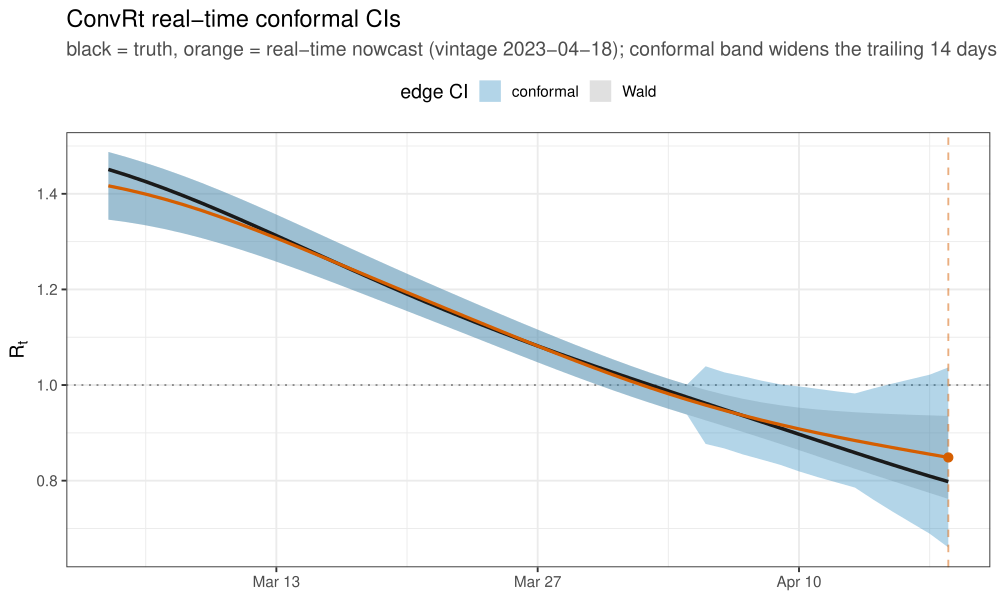

Reproduce this figure in R.
# examples/demo_realtime_ci.R
#
# Real-time *conformal* confidence intervals for ConvRt.
#
# The pointwise (Wald) CI from a single real-time fit understates the true
# uncertainty at the right edge: the last few days are still being revised as
# data arrives.  Split-conformal calibration fixes this by measuring, on past
# vintages, how far the real-time edge estimate landed from the (later, stable)
# retrospective value -- and inflating the edge band to match.
#
# This requires REFITTING the model at many past vintages, so it is much slower
# than examples/demo.R (here: ~50 real-time fits, a handful of seconds each).
#
# Self-contained: same simulated two-wave outbreak as demo.R, no external data.
# Depends only on the installed ConvRt package.

suppressPackageStartupMessages({
  library(ConvRt); library(ggplot2); library(dplyr); library(tibble)
})

.this <- (function() {
  a <- commandArgs(FALSE); f <- sub("^--file=", "", a[grep("^--file=", a)])
  if (length(f)) normalizePath(f) else NULL
})()
convrt_root <- if (!is.null(.this)) dirname(dirname(.this)) else getwd()

set.seed(2)

# ---- Truth + simulation (identical DGP to demo.R) ---------------------------
n_show   <- 170L
burn_in  <- 120L
n_total  <- n_show + burn_in
tt_all   <- seq.int(-burn_in + 1L, n_show)
rt_fn <- function(t) {
  1.0 +
  0.50 * exp(-((t -  55) / 25)^2) -
  0.28 * exp(-((t - 120) / 22)^2) +
  0.30 * exp(-((t - 155) / 18)^2)
}
Rt_true <- rt_fn(tt_all)

g       <- gi_discrete_gamma_delay(mean = 3.5, sd = 1.8)$pmf
mean_EY <- 5.7; sd_EY <- 2.3; pi_EY <- gi_discrete_gamma_delay(mean_EY, sd_EY)$pmf
rho     <- 0.035

X <- numeric(n_total); X[seq_len(min(5L, length(g)))] <- 30
for (t in (min(5L, length(g)) + 1L):n_total) {
  k   <- 1:min(length(g), t - 1L)
  X[t] <- rpois(1L, Rt_true[t] * sum(g[k] * X[t - k]))
}
muY <- vapply(seq_len(n_total), function(t) {
  k <- 1:min(length(pi_EY), t - 1L); if (t == 1L) 0 else rho * sum(pi_EY[k] * X[t - k])
}, numeric(1))
Y <- rpois(n_total, pmax(muY, 0))

keep    <- (burn_in + 1L):n_total
dates   <- as.Date("2023-01-01") + 0:(n_show - 1L)
Y_obs   <- Y[keep]
Rt_show <- Rt_true[keep]
truth   <- tibble(date = dates, Rt_true = Rt_show)

# ---- Vintage schedule -------------------------------------------------------
# Target vintage (the "now" we report) is placed at day 108 -- past the first
# peak but where counts are still healthy (~180/day).  We deliberately do NOT
# push the edge into the post-peak trough (days >120, counts < 100): there the
# real-time signal is too thin and every method's edge estimate degrades, which
# would conflate conformal calibration with genuine non-identifiability.
W_target  <- 108L                  # target vintage = "today"
W_start   <- 60L                   # earliest calibration vintage (counts already healthy)
fit_days  <- 21L                   # first_rt_date offset (3 weeks of burn-in)
lik_days  <- 35L                   # likelihood_start offset (let reporting delay fill)
ci_level    <- 0.90                # nominal coverage of the produced interval
buffer_days <- 14L                 # a date is "settled" once it is this far behind a vintage edge
max_lag     <- 13L                 # conformal corrects the trailing 14 days (d_to_edge 0..13)

vintages <- W_start:W_target
cat(sprintf("Refitting ConvRt at %d daily vintages (day %d .. %d). This is the slow part...\n",
            length(vintages), W_start, W_target))

# One real-time fit at vintage W -> its rt_df, tagged with the vintage date.
# (fit_convrt_realtime is silent unless verbose = TRUE.)
fit_vintage <- function(W) {
  rt <- tryCatch(
    fit_convrt_realtime(
      obs_inc = Y_obs[1:W], dates = dates[1:W], g = g,
      mean_EY = mean_EY, sd_EY = sd_EY, severity = rho,
      first_rt_date         = dates[fit_days],
      likelihood_start_date = dates[lik_days],
      knot_step             = 5L),
    error = function(e) { message(sprintf("  vintage %d failed: %s", W, conditionMessage(e))); NULL })
  if (is.null(rt)) return(NULL)
  rt$rt_df$vintage <- dates[W]
  rt$rt_df
}

t0 <- Sys.time()
vintage_dfs <- lapply(vintages, function(W) {
  df <- fit_vintage(W)
  if (W %% 10L == 0L) cat(sprintf("  ...vintage %d/%d\n", W, W_target))
  df
})
daily_vintages <- bind_rows(Filter(Negate(is.null), vintage_dfs))
cat(sprintf("done: %d vintage fits in %.0fs\n",
            length(unique(daily_vintages$vintage)), as.numeric(Sys.time() - t0, units = "secs")))

# ---- Target fit + conformal calibration -------------------------------------
target_W   <- dates[W_target]
target_rt  <- daily_vintages |> filter(vintage == target_W)

conf <- gi_apply_conformal_to_rt_df(
  rt_df          = target_rt,
  daily_vintages = daily_vintages,
  target_W       = target_W,
  ci_level       = ci_level,
  buffer_days    = buffer_days,
  max_lag        = max_lag)

# ---- Metrics: coverage of the trailing edge, conformal vs Wald --------------
edge <- conf |>
  inner_join(truth, by = "date") |>
  filter(date >= target_W - max_lag, date <= target_W)
cov_conf <- mean(edge$Rt_true >= edge$Rt_lo      & edge$Rt_true <= edge$Rt_hi)
cov_wald <- mean(edge$Rt_true >= edge$Rt_lo_wald & edge$Rt_true <= edge$Rt_hi_wald)
w_conf   <- mean(edge$Rt_hi - edge$Rt_lo)
w_wald   <- mean(edge$Rt_hi_wald - edge$Rt_lo_wald)
n_cal    <- max(edge$conformal_n_cal, na.rm = TRUE)
cat(sprintf("\nTrailing %d days @ %d%% nominal:\n", max_lag + 1L, round(100 * ci_level)))
cat(sprintf("  Wald      : coverage %.2f  mean width %.3f\n", cov_wald, w_wald))
cat(sprintf("  conformal : coverage %.2f  mean width %.3f  (n_cal up to %d)\n",
            cov_conf, w_conf, n_cal))

# ---- Plot -------------------------------------------------------------------
plt <- conf |> filter(date >= target_W - 45)
truth_plt <- truth |> filter(date >= target_W - 45, date <= target_W)

p <- ggplot(plt, aes(date)) +
  geom_hline(yintercept = 1, linetype = "dotted", colour = "grey55") +
  geom_ribbon(aes(ymin = Rt_lo_wald, ymax = Rt_hi_wald, fill = "Wald"), alpha = 0.30) +
  geom_ribbon(aes(ymin = Rt_lo,      ymax = Rt_hi,      fill = "conformal"), alpha = 0.30) +
  geom_line(data = truth_plt, aes(date, Rt_true), colour = "grey10", linewidth = 1.2) +
  geom_line(aes(y = Rt_mean), colour = "#D55E00", linewidth = 1.1) +
  geom_point(data = tail(plt, 1L), aes(y = Rt_mean), colour = "#D55E00", size = 2.6) +
  geom_vline(xintercept = target_W, linetype = "dashed", colour = "#D55E00", alpha = 0.5) +
  scale_fill_manual(values = c(Wald = "#999999", conformal = "#0072B2"), name = "edge CI") +
  scale_x_date(date_breaks = "2 weeks", date_labels = "%b %d") +
  labs(title = "ConvRt real-time conformal CIs",
       subtitle = sprintf(
         "black = truth, orange = real-time nowcast (vintage %s); conformal band widens the trailing %d days",
         format(target_W), max_lag + 1L),
       x = NULL, y = expression(R[t])) +
  theme_bw(base_size = 14) +
  theme(plot.subtitle = element_text(colour = "grey30"), legend.position = "top")

out_pdf <- file.path(convrt_root, "examples", "demo_realtime_ci.pdf")
ggsave(out_pdf, p, width = 10, height = 6)
cat(sprintf("wrote %s\n", out_pdf))
